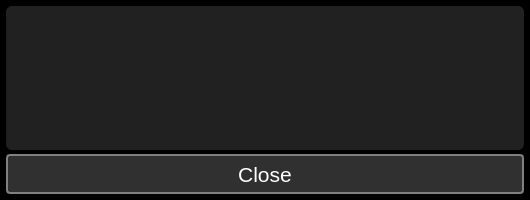
<?xml version="1.0" encoding="UTF-8"?>
<ui version="4.0">
 <class>InfoDialog</class>
 <widget class="QDialog" name="InfoDialog">
  <property name="geometry">
   <rect>
    <x>0</x>
    <y>0</y>
    <width>530</width>
    <height>200</height>
   </rect>
  </property>
  <property name="minimumSize">
   <size>
    <width>530</width>
    <height>200</height>
   </size>
  </property>
  <property name="maximumSize">
   <size>
    <width>530</width>
    <height>200</height>
   </size>
  </property>
  <property name="windowTitle">
   <string>Information</string>
  </property>
  <property name="windowIcon">
   <iconset resource="../../resources.qrc">
    <normaloff>:/PNG/IMG/info.png</normaloff>:/PNG/IMG/info.png</iconset>
  </property>
  <property name="styleSheet">
   <string notr="true">QMainWindow{
background-color: #000000;
}

QWidget{
background-color: #000000;
}

QGroupBox{
background-color: #212121;
border: none;
padding: 4px;
border-radius: 6px;
color: white;
}

QPushButton{
background-color: #303030;
border: 2px solid gray;
border-radius: 4px;
color: white;
}
QPushButton:hover{
border-color: white;
}

QLineEdit{
background-color: #303030;
border: 1px solid gray;
border-radius: 4px;
color: white;
}
QLineEdit:focus{
border-color: white;
}

QTextEdit{
background-color: #303030;
border: 1px solid gray;
border-radius: 4px;
color: white;
}
QTextEdit:focus{
border-color: white;
}

QLabel{
color: white;
background: transparent;
}

QListWidget{
background: transparent;
border: 1px solid gray;
border-radius: 6px;
padding: 6px;
}
QListWidget::item{
background-color: rgba(255,255,255,50);
border: none;
color: white;
border-radius: 6px;
padding: 6px;
margin-top: 6px;
}
QListWidget::item:hover{
background-color: rgba(255,255,255,100);
}

QCheckBox{
background: transparent;
color: white;
}
QCheckBox::indicator{
width:24px;
height: 24px;
border: 1px solid gray;
border-radius: 4px;
}
QCheckBox::indicator:hecked{
image: url(:/PNG/IMG/done.png);
}
QCheckBox::indicator:unchecked{
image: none;
}

QTabWidget::pane{
background: transparent;
border: none;
padding: 4px;
border-radius: 6px;
}
QTabBar::tab{
background-color: #303030;
border: 2px solid gray;
border-radius: 4px;
color: white;
padding-left: 6px;
padding-right: 6px;
padding-top: 3px;
padding-bottom: 3px;
margin-left: 2px;
}
QTabBar::tab:hover{
border-color: white;
}
QTabBar::tab:selected{
border-color: white;
}

QScrollBar:vertical {        
border: none;
width:14px;
background-color: #212121;
margin: 0px 0px 0px 0px;
padding-left: 6px;
}
QScrollBar::handle:vertical{
background: gray;
border-radius: 4px;
min-height: 20px;
}
QScrollBar::add-line:vertical {
background-color: #212121;
height: 0px;
subcontrol-position: bottom;
subcontrol-origin: margin;
}
QScrollBar::sub-line:vertical {
background-color: #212121;
height: 0 px;
subcontrol-position: top;
subcontrol-origin: margin;
}
QScrollBar::add-page:vertical{
background-color: #212121;
}
QScrollBar::sub-page:vertical{
background-color: #212121;
}

QScrollBar:horizontal {        
border: none;
height:14px;
background-color: #212121;
margin: 0px 0px 0px 0px;
padding-top: 6px;
}
QScrollBar::handle:horizontal{
background: gray;
border-radius: 4px;
min-width: 20px;
}
QScrollBar::add-line:horizontal {
background-color: #212121;
height: 0px;
subcontrol-position: bottom;
subcontrol-origin: margin;
}
QScrollBar::sub-line:horizontal {
background-color: #212121;
height: 0 px;
subcontrol-position: top;
subcontrol-origin: margin;
}
QScrollBar::add-page:horizontal{
background-color: #212121;
}
QScrollBar::sub-page:horizontal{
background-color: #212121;
}

QComboBox{
background-color: #303030;
border: 1px solid gray;
border-radius: 4px;
color: white;
}
QComboBox QAbstractItemView{
color: white;
background-color: black;
}

QTableView{
background-color: #212121;
border: 1px solid gray;
border-radius: 6px;
color: white;
}

QDoubleSpinBox{
background-color: #303030;
border: 1px solid gray;
border-radius: 4px;
color: white;
}</string>
  </property>
  <layout class="QGridLayout" name="gridLayout">
   <property name="leftMargin">
    <number>6</number>
   </property>
   <property name="topMargin">
    <number>6</number>
   </property>
   <property name="rightMargin">
    <number>6</number>
   </property>
   <property name="bottomMargin">
    <number>6</number>
   </property>
   <property name="spacing">
    <number>4</number>
   </property>
   <item row="0" column="0" colspan="2">
    <widget class="QGroupBox" name="groupBox">
     <property name="title">
      <string/>
     </property>
     <layout class="QGridLayout" name="gridLayout_2">
      <property name="leftMargin">
       <number>6</number>
      </property>
      <property name="topMargin">
       <number>6</number>
      </property>
      <property name="rightMargin">
       <number>6</number>
      </property>
      <property name="bottomMargin">
       <number>6</number>
      </property>
      <property name="spacing">
       <number>4</number>
      </property>
      <item row="0" column="0">
       <layout class="QGridLayout" name="gridLayout_3">
        <item row="0" column="0">
         <widget class="QLabel" name="label_icon">
          <property name="minimumSize">
           <size>
            <width>64</width>
            <height>64</height>
           </size>
          </property>
          <property name="maximumSize">
           <size>
            <width>64</width>
            <height>64</height>
           </size>
          </property>
          <property name="text">
           <string>&lt;html&gt;&lt;head/&gt;&lt;body&gt;&lt;p align=&quot;center&quot;&gt;&lt;img src=&quot;:/PNG/IMG/info.png&quot; width=&quot;60&quot; height=&quot;60&quot;/&gt;&lt;/p&gt;&lt;/body&gt;&lt;/html&gt;</string>
          </property>
         </widget>
        </item>
       </layout>
      </item>
      <item row="0" column="1">
       <layout class="QGridLayout" name="gridLayout_4">
        <item row="0" column="0">
         <widget class="QLabel" name="label_text">
          <property name="sizePolicy">
           <sizepolicy hsizetype="MinimumExpanding" vsizetype="MinimumExpanding">
            <horstretch>0</horstretch>
            <verstretch>0</verstretch>
           </sizepolicy>
          </property>
          <property name="font">
           <font>
            <pointsize>14</pointsize>
           </font>
          </property>
          <property name="text">
           <string/>
          </property>
          <property name="wordWrap">
           <bool>true</bool>
          </property>
         </widget>
        </item>
       </layout>
      </item>
     </layout>
    </widget>
   </item>
   <item row="1" column="0" colspan="2">
    <widget class="QPushButton" name="pushButton_close">
     <property name="minimumSize">
      <size>
       <width>0</width>
       <height>40</height>
      </size>
     </property>
     <property name="font">
      <font>
       <pointsize>16</pointsize>
      </font>
     </property>
     <property name="focusPolicy">
      <enum>Qt::ClickFocus</enum>
     </property>
     <property name="text">
      <string>Close</string>
     </property>
     <property name="icon">
      <iconset resource="../../resources.qrc">
       <normaloff>:/PNG/IMG/done.png</normaloff>:/PNG/IMG/done.png</iconset>
     </property>
     <property name="iconSize">
      <size>
       <width>32</width>
       <height>32</height>
      </size>
     </property>
    </widget>
   </item>
  </layout>
 </widget>
 <resources>
  <include location="../../resources.qrc"/>
 </resources>
 <connections/>
</ui>
